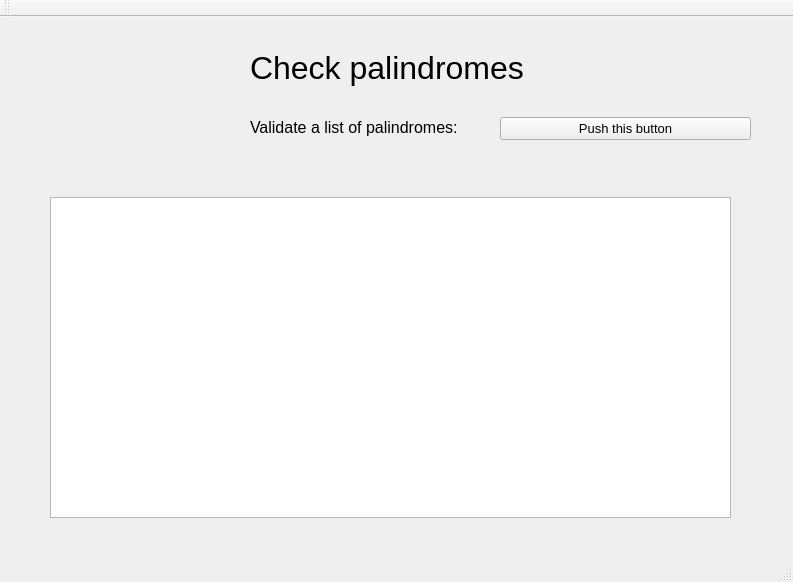
<?xml version="1.0" encoding="UTF-8"?>
<ui version="4.0">
 <class>MainWindow</class>
 <widget class="QMainWindow" name="MainWindow">
  <property name="geometry">
   <rect>
    <x>0</x>
    <y>0</y>
    <width>793</width>
    <height>582</height>
   </rect>
  </property>
  <property name="windowTitle">
   <string>MainWindow</string>
  </property>
  <widget class="QWidget" name="centralWidget">
   <widget class="QLabel" name="label">
    <property name="geometry">
     <rect>
      <x>250</x>
      <y>30</y>
      <width>401</width>
      <height>41</height>
     </rect>
    </property>
    <property name="font">
     <font>
      <pointsize>24</pointsize>
      <weight>50</weight>
      <bold>false</bold>
     </font>
    </property>
    <property name="text">
     <string>Check palindromes</string>
    </property>
   </widget>
   <widget class="QPushButton" name="pushButton">
    <property name="geometry">
     <rect>
      <x>500</x>
      <y>100</y>
      <width>251</width>
      <height>23</height>
     </rect>
    </property>
    <property name="font">
     <font>
      <pointsize>10</pointsize>
     </font>
    </property>
    <property name="text">
     <string>Push this button</string>
    </property>
   </widget>
   <widget class="QLabel" name="label_2">
    <property name="geometry">
     <rect>
      <x>250</x>
      <y>100</y>
      <width>231</width>
      <height>21</height>
     </rect>
    </property>
    <property name="font">
     <font>
      <pointsize>12</pointsize>
      <weight>50</weight>
      <bold>false</bold>
     </font>
    </property>
    <property name="text">
     <string>Validate a list of palindromes:</string>
    </property>
   </widget>
   <widget class="QLabel" name="label_5">
    <property name="geometry">
     <rect>
      <x>50</x>
      <y>140</y>
      <width>491</width>
      <height>21</height>
     </rect>
    </property>
    <property name="font">
     <font>
      <family>Times New Roman</family>
      <pointsize>14</pointsize>
      <weight>50</weight>
      <italic>false</italic>
      <bold>false</bold>
      <underline>true</underline>
     </font>
    </property>
    <property name="text">
     <string/>
    </property>
   </widget>
   <widget class="QPlainTextEdit" name="plainTextEdit">
    <property name="geometry">
     <rect>
      <x>50</x>
      <y>180</y>
      <width>681</width>
      <height>321</height>
     </rect>
    </property>
    <property name="font">
     <font>
      <weight>50</weight>
      <bold>false</bold>
     </font>
    </property>
   </widget>
  </widget>
  <widget class="QMenuBar" name="menuBar">
   <property name="geometry">
    <rect>
     <x>0</x>
     <y>0</y>
     <width>793</width>
     <height>21</height>
    </rect>
   </property>
  </widget>
  <widget class="QToolBar" name="mainToolBar">
   <attribute name="toolBarArea">
    <enum>TopToolBarArea</enum>
   </attribute>
   <attribute name="toolBarBreak">
    <bool>false</bool>
   </attribute>
  </widget>
  <widget class="QStatusBar" name="statusBar"/>
 </widget>
 <layoutdefault spacing="6" margin="11"/>
 <resources/>
 <connections/>
</ui>
